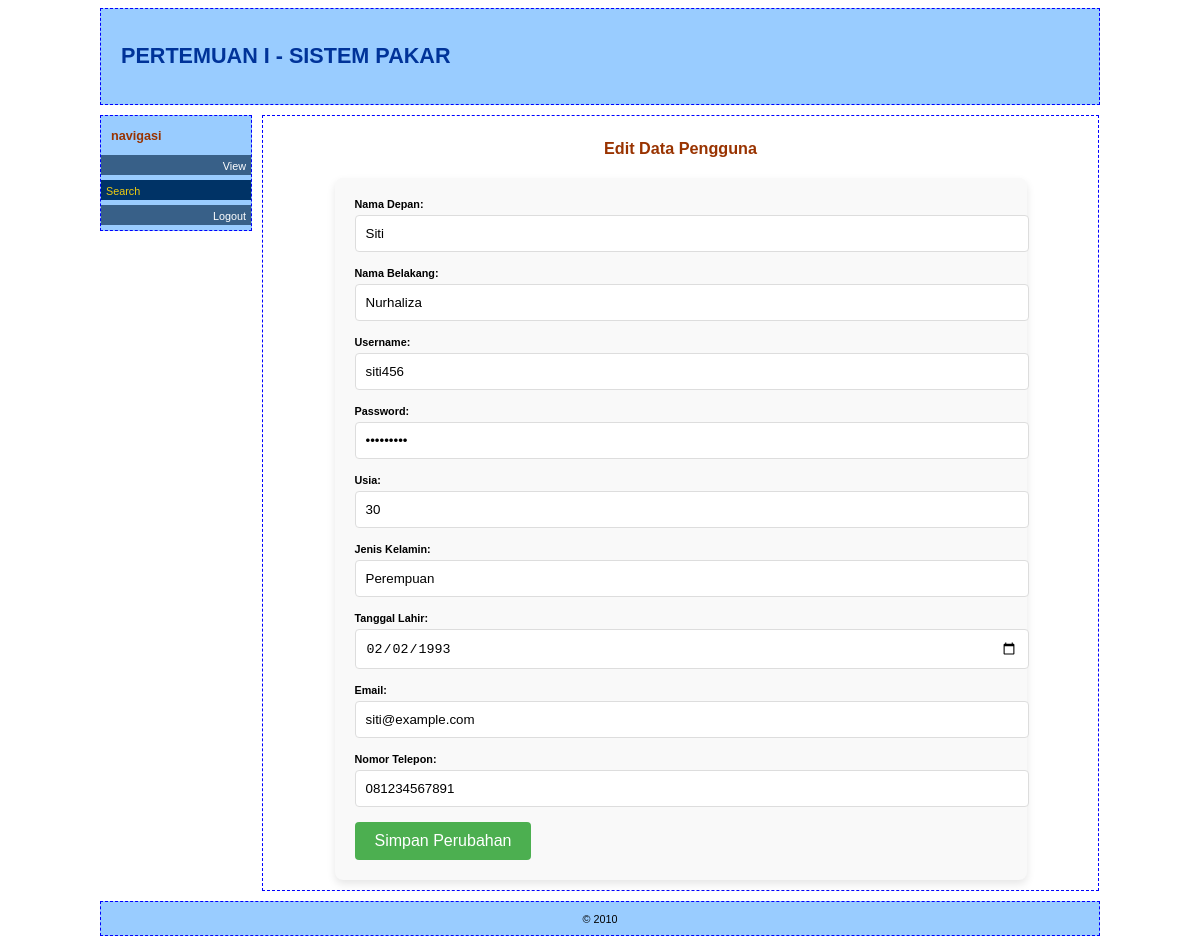
Page /page-user/user_dashboard.php (signed in) on the committed database.
### tables this page shows
CREATE TABLE `users` (
  `id` int(11) NOT NULL,
  `first_name` varchar(50) DEFAULT NULL,
  `last_name` varchar(50) DEFAULT NULL,
  `username` varchar(50) NOT NULL,
  `password` varchar(255) NOT NULL,
  `age` int(3) DEFAULT NULL,
  `gender` varchar(10) DEFAULT NULL,
  `birth_date` date DEFAULT NULL,
  `email` varchar(100) NOT NULL,
  `phone` varchar(15) DEFAULT NULL,
  `role` varchar(10) NOT NULL DEFAULT 'user'
);

### page-user/view.php (the view, shortened to what this page needs)
<?php
include "../conn/conn.php";
$username = $_SESSION['username'];
$sql = "SELECT * FROM users WHERE username = '$username'";
$result = $conn->query($sql);
if ($result->num_rows > 0) {
    $data = $result->fetch_assoc();
    $username = $data['username'];
        $sql = "SELECT * FROM users WHERE username = '$username'";
        $result = $conn->query($sql);
        $data = $result->fetch_assoc();
} else {
    echo "Tidak ada data pengguna yang ditemukan.";
}
?>
<h2 style="text-align: center; margin-bottom: 20px;">Edit Data Pengguna</h2>
<div style="display: flex; justify-content: center;">
    <form method="POST" action="" style="width: 80%; max-width: 800px; background: #f9f9f9; padding: 20px; border-radius: 8px; box-shadow: 0 4px 8px rgba(0,0,0,0.1);">
        <div style="margin-bottom: 15px;">
            <label for="first_name" style="display: block; font-weight: bold; margin-bottom: 5px;">Nama Depan:</label>
            <input type="text" id="first_name" name="first_name" value="<?php echo $data['first_name']; ?>" required style="width: 100%; padding: 10px; border: 1px solid #ddd; border-radius: 4px;">
        </div>
        <div style="margin-bottom: 15px;">
            <label for="last_name" style="display: block; font-weight: bold; margin-bottom: 5px;">Nama Belakang:</label>
            <input type="text" id="last_name" name="last_name" value="<?php echo $data['last_name']; ?>" required style="width: 100%; padding: 10px; border: 1px solid #ddd; border-radius: 4px;">
        </div>
        <div style="margin-bottom: 15px;">
            <label for="username" style="display: block; font-weight: bold; margin-bottom: 5px;">Username:</label>
            <input type="text" id="username" name="username" value="<?php echo $data['username']; ?>" required style="width: 100%; padding: 10px; border: 1px solid #ddd; border-radius: 4px;" readonly>
        </div>
        <div style="margin-bottom: 15px;">
            <label for="password" style="display: block; font-weight: bold; margin-bottom: 5px;">Password:</label>
            <input type="password" id="password" name="password" value="<?php echo $data['password']; ?>" required style="width: 100%; padding: 10px; border: 1px solid #ddd; border-radius: 4px;">
        </div>
        <div style="margin-bottom: 15px;">
            <label for="age" style="display: block; font-weight: bold; margin-bottom: 5px;">Usia:</label>
            <input type="number" id="age" name="age" value="<?php echo $data['age']; ?>" required style="width: 100%; padding: 10px; border: 1px solid #ddd; border-radius: 4px;">
        </div>
        <div style="margin-bottom: 15px;">
            <label for="gender" style="display: block; font-weight: bold; margin-bottom: 5px;">Jenis Kelamin:</label>
            <input type="text" id="gender" name="gender" value="<?php echo $data['gender']; ?>" required style="width: 100%; padding: 10px; border: 1px solid #ddd; border-radius: 4px;">
        </div>
        <div style="margin-bottom: 15px;">
            <label for="birth_date" style="display: block; font-weight: bold; margin-bottom: 5px;">Tanggal Lahir:</label>
            <input type="date" id="birth_date" name="birth_date" value="<?php echo $data['birth_date']; ?>" required style="width: 100%; padding: 10px; border: 1px solid #ddd; border-radius: 4px;">
        </div>
        <div style="margin-bottom: 15px;">
            <label for="email" style="display: block; font-weight: bold; margin-bottom: 5px;">Email:</label>
            <input type="email" id="email" name="email" value="<?php echo $data['email']; ?>" required style="width: 100%; padding: 10px; border: 1px solid #ddd; border-radius: 4px;">
        </div>
        <div style="margin-bottom: 15px;">
            <label for="phone" style="display: block; font-weight: bold; margin-bottom: 5px;">Nomor Telepon:</label>
            <input type="tel" id="phone" name="phone" value="<?php echo $data['phone']; ?>" required style="width: 100%; padding: 10px; border: 1px solid #ddd; border-radius: 4px;">
        </div>
        <div style="display: flex; justify-content: space-between;">
            <button type="submit" style="padding: 10px 20px; font-size: 16px; background-color: #4CAF50; color: white; border: none; border-radius: 4px; cursor: pointer;">Simpan Perubahan</button>
        </div>
    </form>
</div>

### style/style.css (style rules this page uses)
body { font-family: verdana, arial, helvetica, sans-serif; font-size: 12px; }
#page h2 { color: #993300; font-family: "trebuchet ms", helvetica, arial, sans-serif; }

### rows in the picture
users: first_name "Siti", last_name "Nurhaliza", username "siti456", age "30", gender "Perempuan", birth_date "02/02/1993", email "siti@example.com", phone "081234567891"
